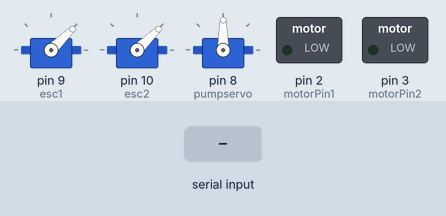
Bench run of a sketch on a simulated Arduino Uno, built with avr-gcc and run on an emulated ATmega328P. Parts: 3 × servo, switched loads named in the sketch (green lamp = pin HIGH). Inputs (shaded band) come from the test bench.

Above: at 6.2 s.
6.3 s: "b" received over Serial
At 6.8 s:
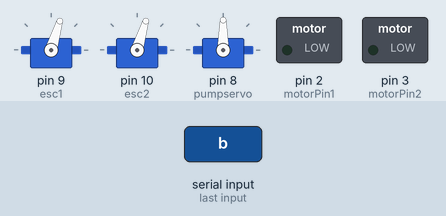
7.8 s: "l" received over Serial
At 9.0 s:
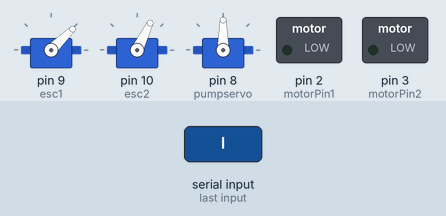
9.3 s: "r" received over Serial
At 10.3 s:
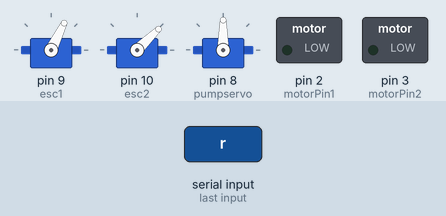
10.8 s: "d" received over Serial
At 11.4 s:
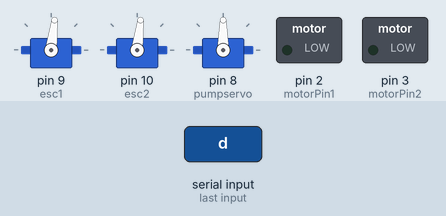
12.3 s: "s" received over Serial
At 14.4 s:
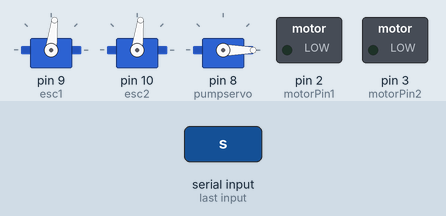
15.3 s: "f" received over Serial
At 16.0 s:
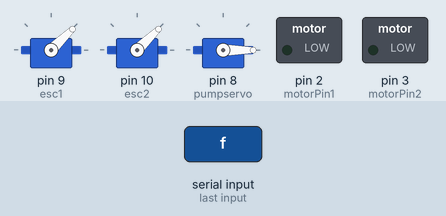
Timing chart, 0 to 17.8 s (numbered marks = the images above; inputs shaded):
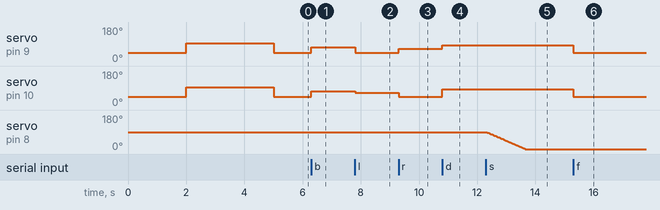

Measured:
- after the input at 6.3 s, servo on pin 9 (esc1), servo on pin 10 (esc2): 44° → 73° at once
- after the input at 7.8 s, servo on pin 9 (esc1): 73° → 44° at once; servo on pin 10 (esc2): 73° → 64° at once
- after the input at 9.3 s, servo on pin 9 (esc1): 44° → 64° at once; servo on pin 10 (esc2): 64° → 44° at once
- after the input at 10.8 s, servo on pin 9 (esc1): 64° → 83° at once; servo on pin 10 (esc2): 44° → 83° at once
- after the input at 12.3 s, servo on pin 8 (pumpservo): moves from 90° to 0° over 1.3 s, starting at once
- after the input at 15.3 s, servo on pin 9 (esc1), servo on pin 10 (esc2): 83° → 44° at once

The sketch:

integrated_esc_servo_pump_KNOWN_BUG.ino
```cpp
#include <Servo.h>

Servo esc1;
Servo esc2;
Servo pumpservo;  // Create a servo object
bool shouldRotate = false;  // Flag to track if the servo should rotate
const int irPin = A0;       // Analog pin connected to the IR sensor
const int threshold = 300;  // Threshold value for object detection
int sensorValue = 0;        // Variable to store the sensor value
const int motorPin1 = 2; // Motor 1 control pin
const int motorPin2 = 3; // Motor 2 control pin


void setup() {
  esc1.attach(9);
  esc2.attach(10);
  esc1.writeMicroseconds(1000);
  esc2.writeMicroseconds(1000);  // send a 1000us pulse to the second ESC (minimum throttle)
  delay(2000);  // wait for the ESCs to recognize the minimum throttle
  Serial.begin(9600);  // initialize serial communication

  // Run both motors at a fixed speed when power is connected
  esc1.writeMicroseconds(1500);  // set throttle for motor 1
  esc2.writeMicroseconds(1500);  // set throttle for motor 2
  delay(3000);  // run motors for 5 seconds
  esc1.writeMicroseconds(1000);  // stop motor 1
  esc2.writeMicroseconds(1000);  // stop motor 2
  pumpservo.attach(8);  // Attaches the servo on pin 8
  pinMode(motorPin1, OUTPUT);
  pinMode(motorPin2, OUTPUT);
}

void loop() {

  //  bushless motor

  if (Serial.available() > 0) {
    char command = Serial.read();  // read the incoming command

    // determine the throttle values based on the command
    int throttle1 = 1000;  // default throttle for motor 1 (low speed)
    int throttle2 = 1000;  // default throttle for motor 2 (low speed)
    if (command == 'f') {
      throttle1 = 1000;  // low speed forward for motor 1
      throttle2 = 1000;  // low speed forward for motor 2
    } else if (command == 'b') {
      throttle1 = 1300;  // low speed backward for motor 1
      throttle2 = 1300;  // low speed backward for motor 2
    } else if (command == 'l') {
      // decrease throttle of motor 2 for left turn
      throttle2 = 1200;  // reduce speed of motor 2 for left turn
    } else if (command == 'r') {
      throttle1 = 1200;  // reduce speed of motor 1 for right turn
      // implement right turn
    } else if (command == 'd') {
      throttle1 = 1400;  // higher speed forward for motor 1
      throttle2 = 1400;  // higher speed forward for motor 2
    }

    // send the throttle signals to the ESCs
    esc1.writeMicroseconds(throttle1);
    esc2.writeMicroseconds(throttle2);
  }

  //  servo  for motor direction change

  if (Serial.available() > 0) {
    char direction = Serial.read(); // Read the input

    if (direction == 'u') {
      // If input is 'u' for "up", set the flag to rotate to 90 degrees
      shouldRotate = true;
      gradualTurn(90);
      shouldRotate = false;  // Reset the flag after rotating
    } else if (direction == 's') {
      // If input is 's' for "side", set the flag to rotate to -90 degrees
      shouldRotate = true;
      gradualTurn(-90);
      shouldRotate = false;  // Reset the flag after rotating
    }
  }
}

void gradualTurn(int targetAngle) {
  int currentAngle = pumpservo.read();
  int increment = (targetAngle - currentAngle > 0) ? 1 : -1;

  for (int angle = currentAngle; angle != targetAngle; angle += increment) {
    if (shouldRotate) {
      pumpservo.write(angle);
      delay(15);  // Adjust the delay to control the speed of rotation
    } else {
      break;  // Exit the loop if shouldRotate is false
    }
  }

  // pump ir sensor based

  // Read IR sensor value
  int irValue = analogRead(irPin);
  char command = Serial.read();

  if (sensorValue > threshold) {
    if (command == 'i') {
      digitalWrite(motorPin1, HIGH); // Turn on motor 1
    }
    else if (command == 's') {
      char command = Serial.read();
      digitalWrite(motorPin1, LOW); // Stop motor 1
      digitalWrite(motorPin2, LOW); // Stop motor 2
      return; // Exit loop to prevent motors from restarting immediately
    }
  }
  else {
    digitalWrite(motorPin1, LOW); // Stop motor 1
    digitalWrite(motorPin2, LOW); // Stop motor 2
    return; // Exit loop to prevent motors from restarting immediately

  }

  if (Serial.available() > 0) {
    char command = Serial.read();
    if (command == 'o') {
      digitalWrite(motorPin2, HIGH); // Turn on motor 2
    }
  }
}
```
